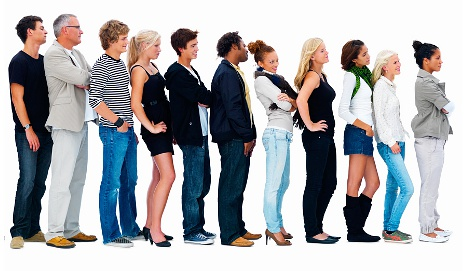
#> input picture images/closePeopleTest.jpg, 464 x 271 px; its folder holds only this picture in this run
$ python detect.py --images images
#> lines starting #> are read from the running program, lines starting #| are printed output that depends on the picture; after the words box and inside, x2 and y2 are one past the last pixel; in counts of white or black regions, pixels touching at a corner belong together
from __future__ import print_function
from imutils.object_detection import non_max_suppression
from imutils import paths
import numpy as np
import imutils
import argparse
import cv2

ap = argparse.ArgumentParser()
ap.add_argument('-i', "--images", required=True, help="path to images directory")
args = vars(ap.parse_args())

# initialize the HOG descriptor (person detector)
hog = cv2.HOGDescriptor()
hog.setSVMDetector(cv2.HOGDescriptor_getDefaultPeopleDetector())

#loop over the image paths
for imagePath in paths.list_images(args["images"]):
    # load the image and resize it to reduce detection time and improve accrcy
    image = cv2.imread(imagePath)
#> image is the input picture: shape (271, 464, 3); mean B, G, R 175.2, 172.2, 171.9
    image = imutils.resize(image, width=min(400, image.shape[1]))
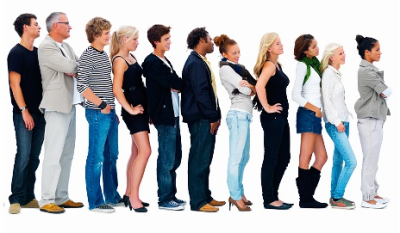
#> image: shape (233, 400, 3); mean B, G, R 175.2, 172.2, 171.9
    orig = image.copy()


    #detect people
    (rects, weights) = hog.detectMultiScale(image, winStride=(4,4),
                                           padding=(8,8),scale=1.05)
#> rects = [[205, 44, 92, 185], [11, 56, 91, 177]]; weights = [1.67, 0.608]
    #draw the original bounding boxes
    for (x, y, w, h) in rects:
        cv2.rectangle(orig,(x,y),(x + w, y + h), (0,0,255), 2)
#> this loop made 2 passes
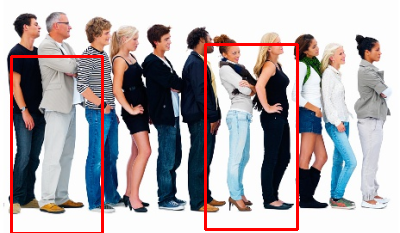
#> orig: shape (233, 400, 3); 3.3% of pixels changed, all inside (x1, y1, x2, y2) = (10, 43, 299, 233)

    #apply non-maxima suppresssion to the bounding boxes using
    #pretty large overlap threshold to try to maintain overlapping people boxs
    rects = np.array([[x,y, x + w, y + h] for (x, y, w, h) in rects])
#> rects = [[205, 44, 297, 229], [11, 56, 102, 233]]
    pick = non_max_suppression(rects, probs=None, overlapThresh=0.65)
#> pick = [[11, 56, 102, 233], [205, 44, 297, 229]]

    #draw the final bounding boxes
    for (xA, yA, xB, yB) in pick:
        cv2.rectangle(image, (xA, yA), (xB, yB), (0,255,0),2)


    #show some information on the number of bounding box
        filename = imagePath[imagePath.rfind("/") + 1:]
        print("[INFO]{}: {} original boxes, {} after suppression".format(
            filename, len(rects), len(pick)))
#> this loop made 2 passes
#| [INFO]closePeopleTest.jpg: 2 original boxes, 2 after suppression
#| [INFO]closePeopleTest.jpg: 2 original boxes, 2 after suppression
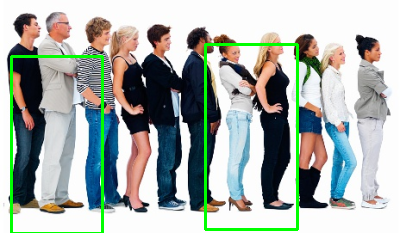
#> image: shape (233, 400, 3); 3.3% of pixels changed, all inside (x1, y1, x2, y2) = (10, 43, 299, 233)

    #show the different frames
    cv2.imshow("Before NMS",orig)
    cv2.imshow("After NMS",image)
    cv2.waitKey(0)

$ run again, on images/person_029.bmp
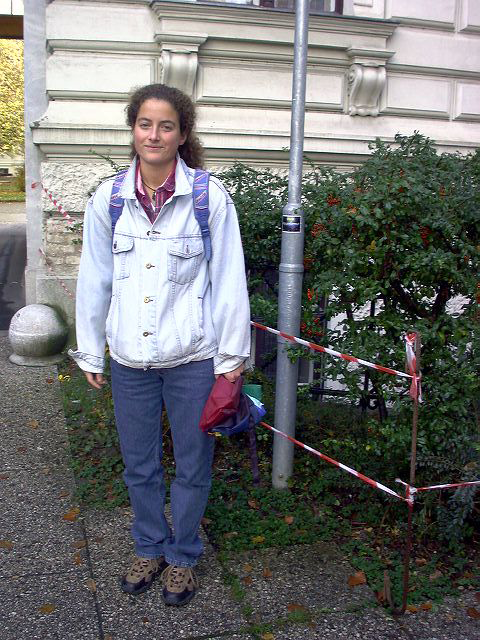
#> input picture images/person_029.bmp, 480 x 640 px
#> image is the input picture: shape (640, 480, 3); mean B, G, R 112.2, 112.4, 111.1
#> `(rects, weights) = hog.detectMultiScale(image, winStride=(4,4), paddin..`: rects = [[80, 21, 106, 212], [98, 122, 102, 205], [133, 113, 110, 221], [0, 37, 259, 496]]; weights = [0.478, 0.277, 0.304, 0.297]
#> the loop `for (x, y, w, h) in rects:` made 4 passes
#> after the loop `for (x, y, w, h) in rects:`:
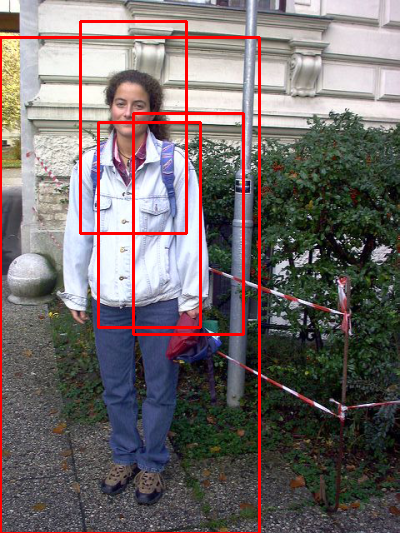
#> orig: shape (533, 400, 3); mean B, G, R 105.9, 106.3, 115.9
#> `rects = np.array([[x,y, x + w, y + h] for (x, y, w, h) in rects])`: rects = [[80, 21, 186, 233], [98, 122, 200, 327], [133, 113, 243, 334], [0, 37, 259, 533]]
#> pick = [[0, 37, 259, 533]]
#> the loop `for (xA, yA, xB, yB) in pick:` made 1 pass
#> (xA, yA, xB, yB, filename) on pass 1: (0, 37, 259, 533, 'person_029.bmp')
#> (printed output is left out)
#> after the loop `for (xA, yA, xB, yB) in pick:`:
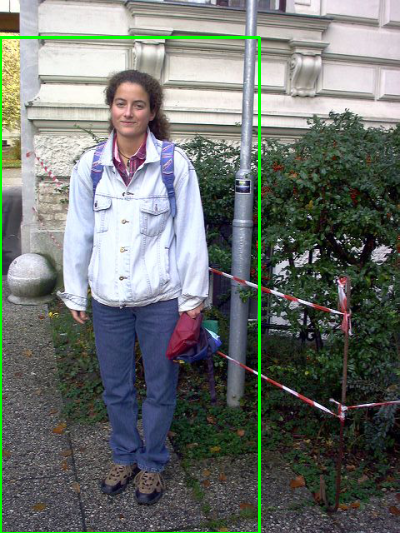
#> image: shape (533, 400, 3); mean B, G, R 110.5, 114.8, 109.3

$ run again, on images/person_032.bmp
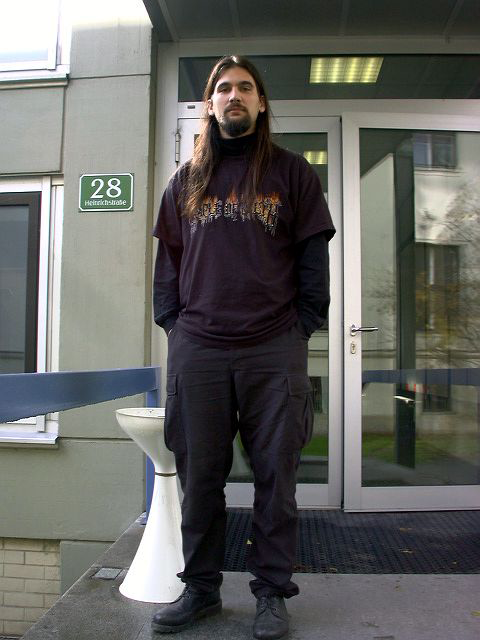
#> input picture images/person_032.bmp, 480 x 640 px
#> image is the input picture: shape (640, 480, 3); mean B, G, R 97.5, 100.8, 100.6
#> `(rects, weights) = hog.detectMultiScale(image, winStride=(4,4), paddin..`: rects = [[187, 288, 89, 178], [147, 13, 100, 201], [64, 31, 258, 502]]; weights = [0.67, 0.929, 0.392]
#> the loop `for (x, y, w, h) in rects:` made 3 passes
#> after the loop `for (x, y, w, h) in rects:`:
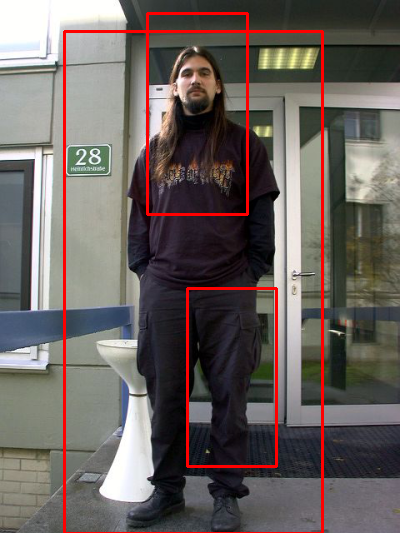
#> orig: shape (533, 400, 3); mean B, G, R 94.4, 97.6, 106.3
#> `rects = np.array([[x,y, x + w, y + h] for (x, y, w, h) in rects])`: rects = [[187, 288, 276, 466], [147, 13, 247, 214], [64, 31, 322, 533]]
#> pick = [[64, 31, 322, 533]]
#> the loop `for (xA, yA, xB, yB) in pick:` made 1 pass
#> (xA, yA, xB, yB, filename) on pass 1: (64, 31, 322, 533, 'person_032.bmp')
#> (printed output is left out)
#> after the loop `for (xA, yA, xB, yB) in pick:`:
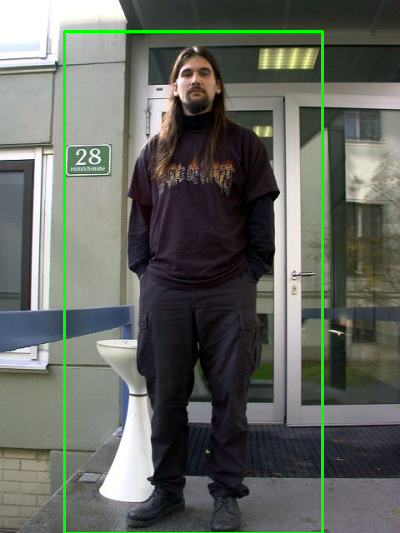
#> image: shape (533, 400, 3); mean B, G, R 95.4, 103.4, 98.4

$ run again, on images/person_033.bmp
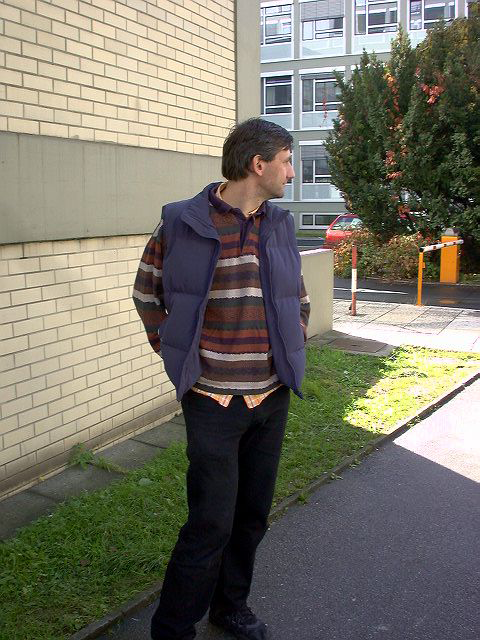
#> input picture images/person_033.bmp, 480 x 640 px
#> image is the input picture: shape (640, 480, 3); mean B, G, R 104.3, 117.4, 120.1
#> `(rects, weights) = hog.detectMultiScale(image, winStride=(4,4), paddin..`: rects = [[100, 145, 109, 218], [78, 42, 251, 491]]; weights = [0.161, 0.514]
#> the loop `for (x, y, w, h) in rects:` made 2 passes
#> after the loop `for (x, y, w, h) in rects:`:
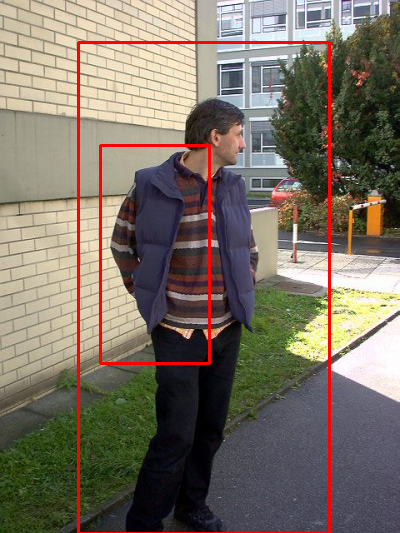
#> orig: shape (533, 400, 3); mean B, G, R 101.1, 113.7, 123.3
#> `rects = np.array([[x,y, x + w, y + h] for (x, y, w, h) in rects])`: rects = [[100, 145, 209, 363], [78, 42, 329, 533]]
#> pick = [[78, 42, 329, 533]]
#> the loop `for (xA, yA, xB, yB) in pick:` made 1 pass
#> (xA, yA, xB, yB, filename) on pass 1: (78, 42, 329, 533, 'person_033.bmp')
#> (printed output is left out)
#> after the loop `for (xA, yA, xB, yB) in pick:`:
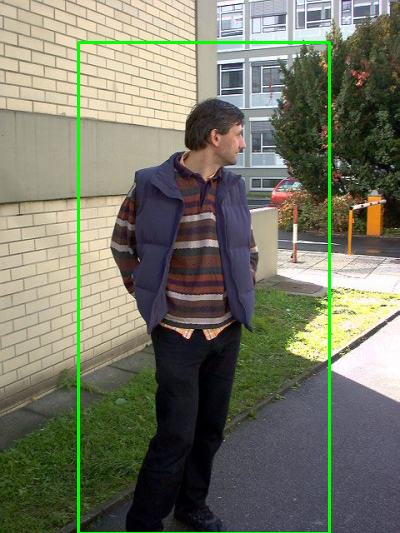
#> image: shape (533, 400, 3); mean B, G, R 102.1, 119.5, 117.5
